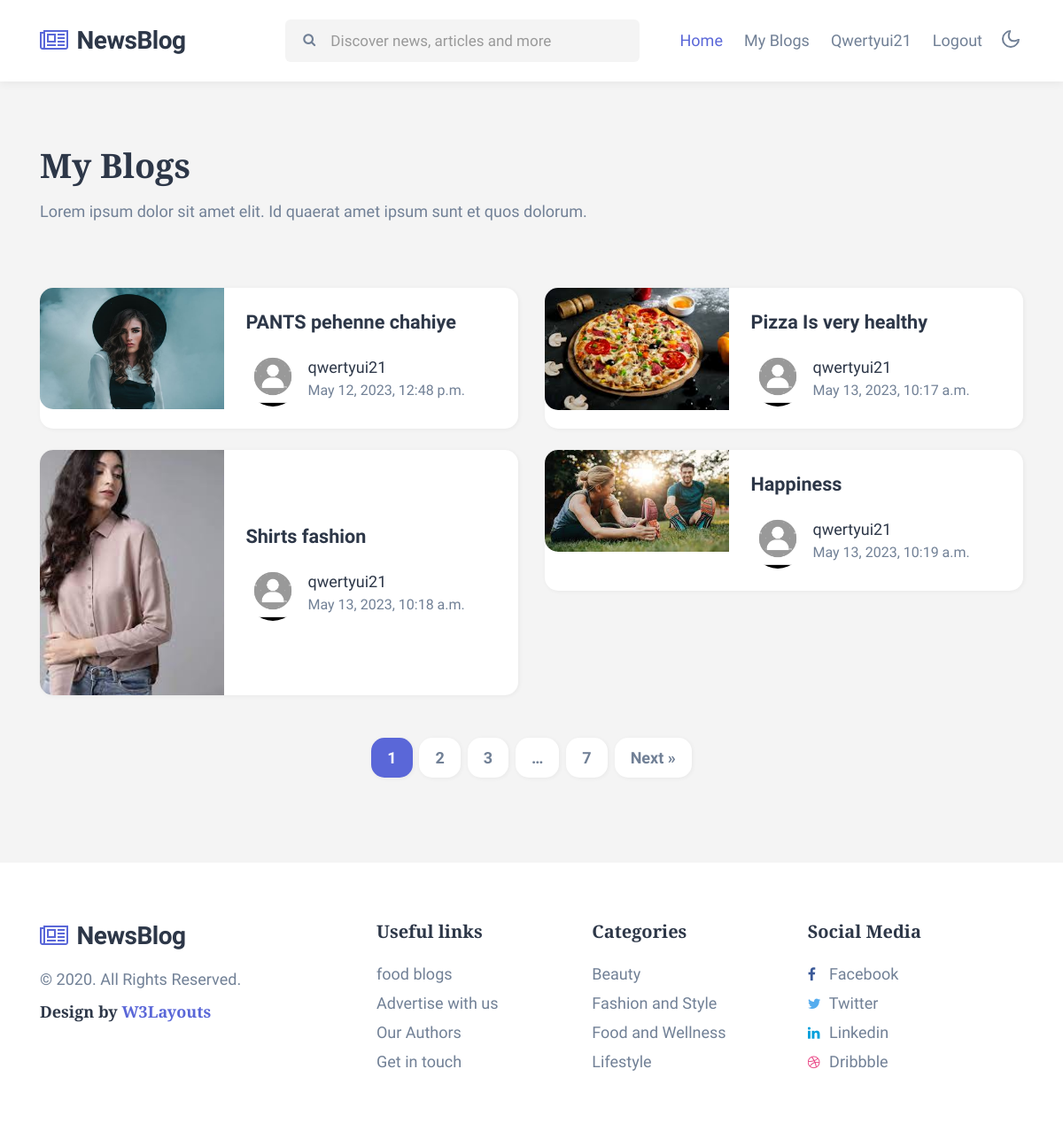
Screenshot of /my_blogs/ (signed in) with the database file from the repository.
### blogapp/models.py (models this page shows, shortened)
class User(models.Model):
    v1 = [('Male', 'Male'),
          ('Female', 'Female'),
          ('Others', 'Others')]
    first_name = models.CharField(max_length=150)
    last_name = models.CharField(max_length=150)
    email = models.EmailField(unique=True)
    username = models.CharField(max_length=100, unique=True)
    password = models.CharField(max_length=100)
    gender = models.CharField(max_length=50, choices=v1)
    pic = models.FileField(upload_to='profile_pics', default='sad.png')

class Blog(models.Model):
    c1 = [('food', 'food'),
          ('lifestyle', 'lifestyle'),
          ('fashion', 'fashion'),
          ('beauty', 'beauty')]
    title = models.CharField(max_length=150)
    des = models.TextField()
    pic = models.FileField(upload_to='blog_photos', default='sad.jpg')
    time = models.DateTimeField(auto_now=True)
    user = models.ForeignKey(User, on_delete= models.CASCADE)
    category = models.CharField(max_length=150, choices=c1)

### blogapp/views.py (the view)
# urls.py: path('my_blogs/', my_blogs, name='my_blogs'),
def my_blogs(request):
    try:
        u1 = User.objects.get(email = request.session['email'])
        l1 = Blog.objects.filter(user = u1)
        return render(request, 'my_blogs.html', {'userdata':u1, 'user_blogs': l1})
    except:
        return redirect('login')

### blogapp/templates/my_blogs.html
{% extends 'base.html' %}
{% load static %}
{% block content %}
<div class="w3l-homeblock2 w3l-homeblock5 py-5">
    <div class="container pt-md-4 pb-md-5">
        <h3 class="category-title mb-3">My Blogs</h3>
        <p class="mb-sm-5 mb-4 max-width">Lorem ipsum dolor sit amet elit. Id quaerat amet ipsum sunt et quos dolorum.</p>
        <div class="row">
            {% for i in user_blogs %}
            <div class="col-lg-6 mt-4">
                <div class="bg-clr-white hover-box">
                    <div class="row">
                        <div class="col-sm-5 position-relative">
                            <a href="#blog-single.html" class="image-mobile">
                                <img class="card-img-bottom d-block radius-image-full" src="{{i.pic.url}}" alt="Card image cap">
                            </a>
                        </div>
                        <div class="col-sm-7 card-body blog-details align-self">
                            <a href="{% url 'single_blog' i.id %}" class="blog-desc">{{i.title}}
                            </a>
                            <div class="author align-items-center">
                                <img src="{{i.user.pic.url}}" alt="" class="img-fluid rounded-circle">
                                <ul class="blog-meta">
                                    <li>
                                        <a href="author.html">{{i.user.username}}</a>
                                    </li>
                                    <li class="meta-item blog-lesson">
                                        <span class="meta-value">{{i.time}}</span>
                                    </li>
                                </ul>
                            </div>
                        </div>
                    </div>
                </div>
            </div>
            {% endfor %}
        </div>
        <ul class="site-pagination text-center mt-md-5 mt-4">
            <li><span aria-current="page" class="page-numbers current">1</span></li>
            <li><a class="page-numbers" href="#page2">2</a></li>
            <li><a class="page-numbers" href="#page3">3</a></li>
            <li><span class="page-numbers dots">…</span></li>
            <li><a class="page-numbers" href="#page7">7</a></li>
            <li><a class="next page-numbers" href="#next">Next »</a></li>
        </ul>
    </div>
</div>
{% endblock %}

### blogapp/templates/base.html (shortened to what this page needs)
{% load static %}
<!doctype html>
<html lang="en">
  <head>
    <link rel="stylesheet" href="{% static 'assets/css/style-starter.css' %}">
  </head>
  <body>
<header class="w3l-header">
	<div class="container">
	<nav class="navbar navbar-expand-lg navbar-light fill px-lg-0 py-0 px-sm-3 px-0">
			<a class="navbar-brand" href="{% url 'index' %}">
				<span class="fa fa-newspaper-o"></span>NewsBlog</a>
			<div class="collapse navbar-collapse" id="navbarSupportedContent">
				<nav class="mx-auto">
					<div class="search-bar">
						<form class="search" action="{% url 'search' %}" method="get" >
							<input type="search" class="search__input" name="search" placeholder="Discover news, articles and more"
								onload="equalWidth()" required>
							<span class="fa fa-search search__icon"></span>
						</form>
					</div>
				</nav>
				<ul class="navbar-nav">
					<li class="nav-item active">
						<a class="nav-link" href="{% url 'index' %}">Home</a>
					</li>
          {% if userdata %}
					<li class="nav-item @@contact__active">
						<a class="nav-link" href="{% url 'my_blogs' %}">My Blogs</a>
					</li>
          <li class="nav-item @@contact__active">
						<a class="nav-link" href="">{{userdata.username}}</a>
					</li>
          <li class="nav-item @@contact__active">
						<a class="nav-link" href="{% url 'logout' %}">Logout</a>
					</li>
          {% endif %}
				</ul>
			</div>
			<div class="mobile-position">
				<nav class="navigation">
					<div class="theme-switch-wrapper">
						<label class="theme-switch" for="checkbox">
							<div class="mode-container">
								<i class="gg-moon"></i>
							</div>
						</label>
					</div>
				</nav>
			</div>
		</div>
</header>
{% block content %}
{% endblock %}
<section class="app-footer">
    <footer class="footer-28 py-5">
      <div class="footer-bg-layer">
        <div class="container py-lg-3">
          <div class="row footer-top-28">
            <div class="col-lg-4 footer-list-28 copy-right mb-lg-0 mb-sm-5 mt-sm-0 mt-4">
              <a class="navbar-brand mb-3" href="index.html">
                <span class="fa fa-newspaper-o"></span> NewsBlog</a>
              <p class="copy-footer-28"> © 2020. All Rights Reserved. </p>
              <h5 class="mt-2">Design by <a href="https://w3layouts.com/">W3Layouts</a></h5>
            </div>
            <div class="col-lg-8 row">
              <div class="col-sm-4 col-6 footer-list-28">
                <h6 class="footer-title-28">Useful links</h6>
                <ul>
                  <li><a href="#categories">food blogs</a></li>
                  <li><a href="#advertise">Advertise with us</a></li>
                  <li><a href="#authors">Our Authors</a></li>
                  <li><a href="contact.html">Get in touch</a></li>
                </ul>
              </div>
              <div class="col-sm-4 col-6 footer-list-28">
                <h6 class="footer-title-28">Categories</h6>
                <ul>
                  <li><a href="beauty.html">Beauty</a></li>
                  <li><a href="fashion.html">Fashion and Style</a></li>
                  <li><a href="#food"> Food and Wellness</a></li>
                  <li><a href="#lifestyle">Lifestyle</a></li>
                </ul>
              </div>
              <div class="col-sm-4 col-6 footer-list-28 mt-sm-0 mt-4">
                <h6 class="footer-title-28">Social Media</h6>
                <ul class="social-icons">
                  <li class="facebook">
                    <a href="#facebook"><span class="fa fa-facebook"></span> Facebook</a></li>
                  <li class="twitter"> <a href="#twitter"><span class="fa fa-twitter"></span> Twitter</a></li>
                  <li class="linkedin"> <a href="#linkedin"><span class="fa fa-linkedin"></span> Linkedin</a></li>
                  <li class="dribbble"><a href="#dribbble"><span class="fa fa-dribbble"></span> Dribbble</a></li>
                </ul>
              </div>
            </div>
          </div>
        </div>
      </div>
    </footer>
  </section>
  </body>
  </html>

### rows the page displays
User: username "Qwertyui21"
Blog: pic (picture), title "PANTS pehenne chahiye", user.pic (picture), user.username "qwertyui21", time "May 12, 2023, 12:48 p.m."
Blog: pic (picture), title "Pizza Is very healthy", user.pic (picture), user.username "qwertyui21", time "May 13, 2023, 10:17 a.m."
Blog: pic (picture), title "Shirts fashion", user.pic (picture), user.username "qwertyui21", time "May 13, 2023, 10:18 a.m."
Blog: pic (picture), title "Happiness", user.pic (picture), user.username "qwertyui21", time "May 13, 2023, 10:19 a.m."
